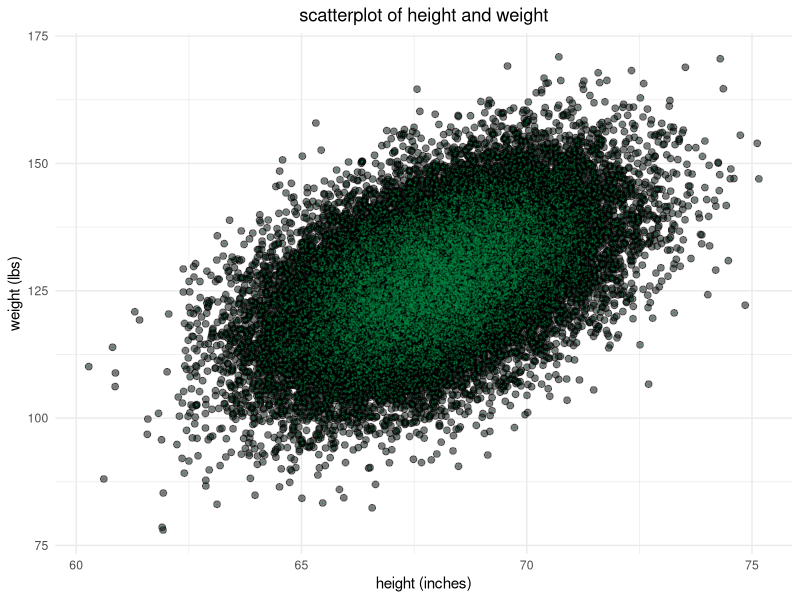
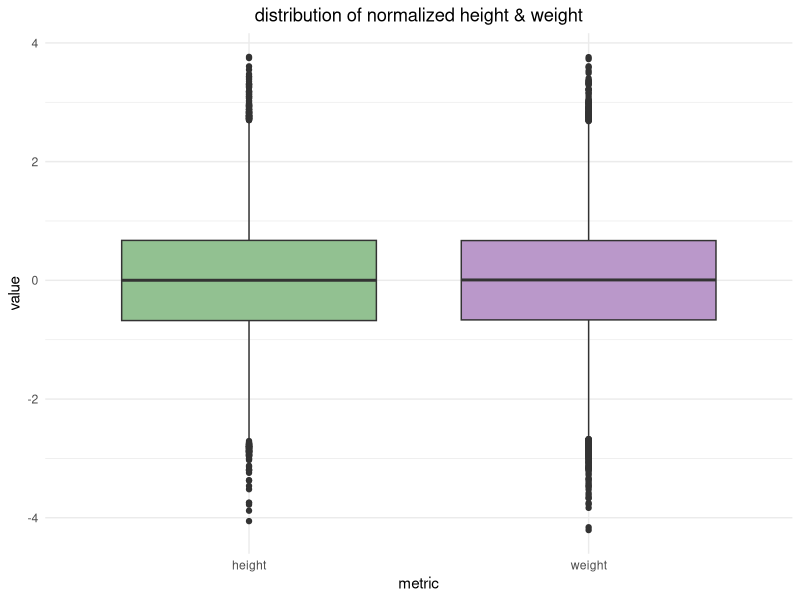
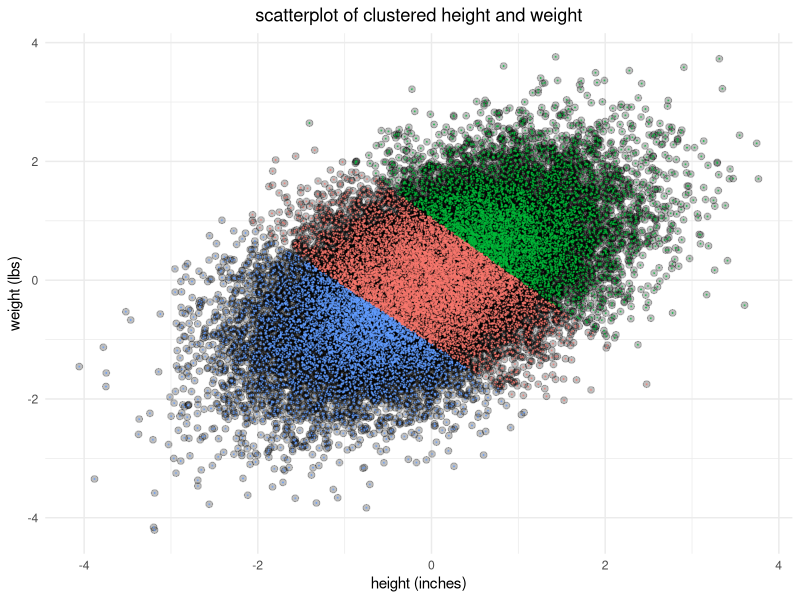
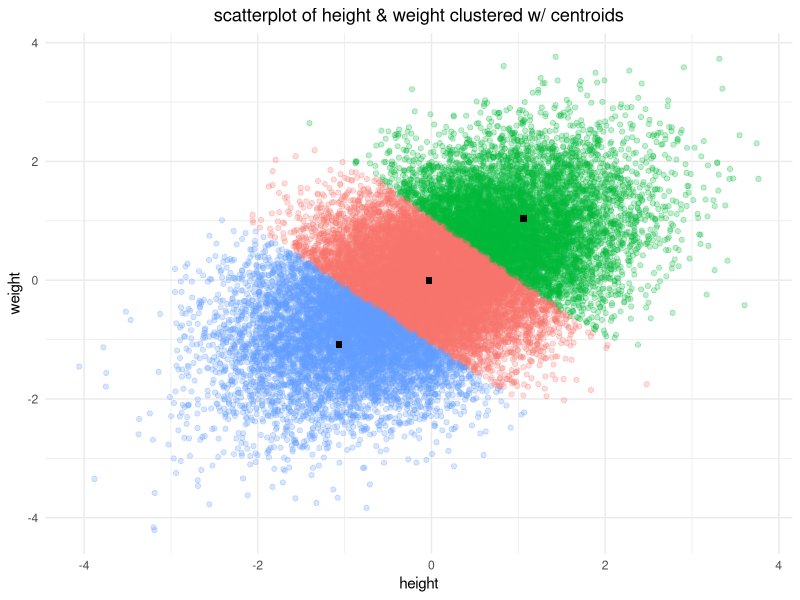

Generate these figures, in order, with R:
## ---- chunk 1
library(tidyverse)
theme_set(theme_minimal())
## ---- chunk 2
df = read.csv("hk_kids.csv", sep = ";")
glimpse(df)
## ---- chunk 3
colnames(df) = c("index", "height", "weight")
glimpse(df)
## ---- chunk 4
df = select(df, -index)
glimpse(df)
## ---- chunk 5
df |>
  ggplot(aes(height, weight)) +
  geom_point(size = 2, alpha = 0.5) +
  geom_point(size = 0.1, col = "springgreen4", alpha = 0.25) +
  labs(x = "height (inches)", y = "weight (lbs)", title = "scatterplot of height and weight") +
  theme(plot.title = element_text(hjust = 0.5))
## ---- chunk 6
height_mean = mean(df$height)
height_sd = sd(df$height)
weight_mean = mean(df$weight)
weight_sd = sd(df$weight)

df = df |>
  mutate(height = round((height - height_mean) / height_sd, 4),
         weight = round((weight - weight_mean) / weight_sd, 4))

df |>
  pivot_longer(everything()) |>
  ggplot(aes(name, value)) +
  geom_boxplot(aes(fill = name)) +
  scale_fill_manual(values = c("#92C191", "#BA98CA")) +
  labs(x = "metric", y = "value", title = "distribution of normalized height & weight") +
  theme(plot.title = element_text(hjust = 0.5),
        legend.position = "none")
## ---- chunk 7
clusters_numbers = kmeans(df, centers = 3, iter.max = 10)
clusters_numbers[2]
## ---- chunk 8
df$cluster = as.factor(clusters_numbers$cluster)

df |>
  ggplot(aes(height, weight)) +
  geom_point(size = 2, alpha = 0.25) +
  geom_point(aes(col = cluster), size = 0.1, alpha = 0.5) +
  labs(x = "height (inches)", y = "weight (lbs)", title = "scatterplot of clustered height and weight") +
  theme(plot.title = element_text(hjust = 0.5),
        legend.position = "none")
## ---- chunk 9
centroids = data.frame(clusters_numbers$centers)
centroids
## ---- chunk 10
df |>
  ggplot(aes(height, weight)) +
  geom_point(aes(col = cluster), alpha = 0.25) +
  annotate("point", x = centroids$height[1], y = centroids$weight[1], shape = "square", size = 2) +
  annotate("point", x = centroids$height[2], y = centroids$weight[2], shape = "square", size = 2) +
  annotate("point", x = centroids$height[3], y = centroids$weight[3], shape = "square", size = 2) +
  labs(title = "scatterplot of height & weight clustered w/ centroids") +
  theme(plot.title = element_text(hjust = 0.5),
        legend.position = "none")
## ---- chunk 11
tee_sizes = centroids
tee_sizes$height = round((tee_sizes$height * height_sd) + height_mean, 2)
tee_sizes$weight = round((tee_sizes$weight * weight_sd) + weight_mean, 2)

tee_sizes = tee_sizes |>
  arrange(height) |>
  mutate(size = c("small", "medium", "large"))

rownames(tee_sizes) = NULL
tee_sizes
## ---- chunk 12
df |>
  mutate(height = height * height_sd + height_mean,
         weight = weight * weight_sd + weight_mean) |>
  group_by(cluster) |>
  summarise(mh = mean(height), sh = sd(height),
            mw = mean(weight), sw = sd(weight)) |>
  arrange(mh) |>
  transmute(cluster = c("small", "medium", "large"),
            height_sd = sh, weight_sd = sw)
